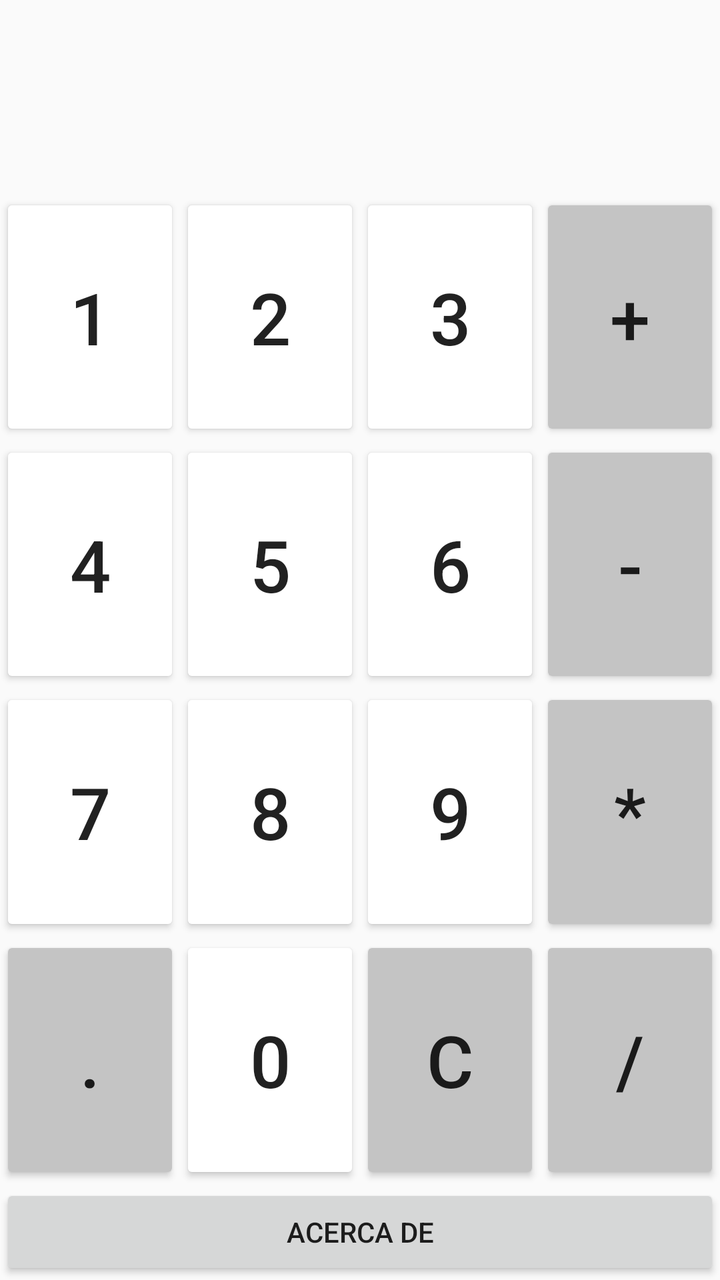
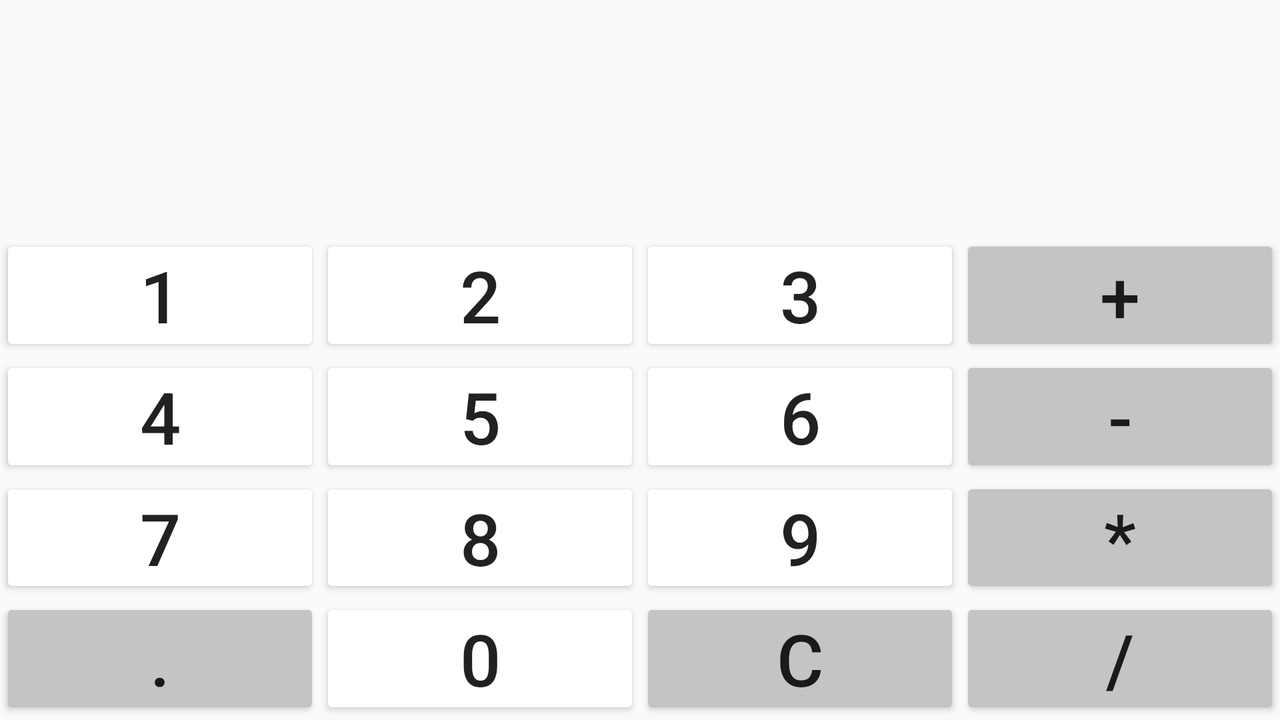

First picture: res/layout/ on a phone held upright. Second picture: the repository's own variant of that layout, on a device whose configuration matches the variant's folder. Source for both follows.
<!-- AndroidManifest.xml: application theme AppTheme -->
<!-- res/layout/activity_main.xml -->
<?xml version="1.0" encoding="utf-8"?>
<androidx.constraintlayout.widget.ConstraintLayout xmlns:android="http://schemas.android.com/apk/res/android"
    xmlns:app="http://schemas.android.com/apk/res-auto"
    xmlns:tools="http://schemas.android.com/tools"
    android:layout_width="match_parent"
    android:layout_height="match_parent"
    tools:context=".MainActivity">

    <TableLayout
        android:layout_width="match_parent"
        android:layout_height="match_parent"
        android:layout_marginStart="0dp"
        android:layout_marginTop="0dp"
        android:layout_marginEnd="0dp"
        android:backgroundTint="@color/divider"
        android:layout_marginBottom="0dp"
        android:gravity="center"
        android:stretchColumns="*"
        app:layout_constraintBottom_toBottomOf="parent"
        app:layout_constraintEnd_toEndOf="parent"
        app:layout_constraintStart_toStartOf="parent"
        app:layout_constraintTop_toTopOf="parent">

        <TextView
            android:id="@+id/operation"
            android:layout_width="match_parent"
            android:layout_height="wrap_content"
            android:text=""
            android:textColor="@color/secondary_text"
            android:textAlignment="textEnd"
            android:textIsSelectable="false"
            android:textSize="36sp"
            android:textStyle="bold" />

        <TextView
            android:id="@+id/result"
            android:layout_width="match_parent"
            android:layout_height="wrap_content"
            android:text=""
            android:textColor="@color/primary_text"
            android:textAlignment="textEnd"
            android:textIsSelectable="false"
            android:textSize="36sp"
            android:textStyle="bold" />

        <TableRow
            android:layout_width="match_parent"
            android:layout_height="match_parent"
            android:layout_weight="1">

            <Button
                android:id="@+id/button1"
                android:layout_width="wrap_content"
                android:layout_height="match_parent"
                android:backgroundTint="@color/icons"
                android:onClick="buttonClick"
                android:text="1"
                android:textSize="36sp" />

            <Button
                android:id="@+id/button2"
                android:layout_width="wrap_content"
                android:layout_height="match_parent"
                android:backgroundTint="@color/icons"
                android:onClick="buttonClick"
                android:text="2"
                android:textSize="36sp" />

            <Button
                android:id="@+id/button3"
                android:layout_width="wrap_content"
                android:layout_height="match_parent"
                android:backgroundTint="@color/icons"
                android:onClick="buttonClick"
                android:text="3"
                android:textSize="36sp" />

            <Button
                android:id="@+id/button_plus"
                android:layout_width="wrap_content"
                android:layout_height="match_parent"
                android:backgroundTint="@color/grayElements"
                android:onClick="buttonClick"
                android:text="+"
                android:textSize="36sp" />
        </TableRow>

        <TableRow
            android:layout_width="match_parent"
            android:layout_height="match_parent"
            android:layout_weight="1">

            <Button
                android:id="@+id/button4"
                android:layout_width="wrap_content"
                android:layout_height="match_parent"
                android:backgroundTint="@color/icons"
                android:onClick="buttonClick"
                android:text="4"
                android:textSize="36sp" />

            <Button
                android:id="@+id/button5"
                android:layout_width="wrap_content"
                android:layout_height="match_parent"
                android:backgroundTint="@color/icons"
                android:onClick="buttonClick"
                android:text="5"
                android:textSize="36sp" />

            <Button
                android:id="@+id/button6"
                android:layout_width="wrap_content"
                android:layout_height="match_parent"
                android:backgroundTint="@color/icons"
                android:onClick="buttonClick"
                android:text="6"
                android:textSize="36sp" />

            <Button
                android:id="@+id/button_less"
                android:layout_width="wrap_content"
                android:layout_height="match_parent"
                android:backgroundTint="@color/grayElements"
                android:onClick="buttonClick"
                android:text="-"
                android:textSize="36sp" />
        </TableRow>

        <TableRow
            android:layout_width="match_parent"
            android:layout_height="match_parent"
            android:layout_weight="1">

            <Button
                android:id="@+id/button7"
                android:layout_width="wrap_content"
                android:layout_height="match_parent"
                android:backgroundTint="@color/icons"
                android:onClick="buttonClick"
                android:text="7"
                android:textSize="36sp" />

            <Button
                android:id="@+id/button8"
                android:layout_width="wrap_content"
                android:layout_height="match_parent"
                android:backgroundTint="@color/icons"
                android:onClick="buttonClick"
                android:text="8"
                android:textSize="36sp" />

            <Button
                android:id="@+id/button9"
                android:layout_width="wrap_content"
                android:layout_height="match_parent"
                android:backgroundTint="@color/icons"
                android:onClick="buttonClick"
                android:text="9"
                android:textSize="36sp" />

            <Button
                android:id="@+id/button_times"
                android:layout_width="wrap_content"
                android:layout_height="match_parent"
                android:backgroundTint="@color/grayElements"
                android:onClick="buttonClick"
                android:text="*"
                android:textSize="36sp" />


        </TableRow>

        <TableRow
            android:layout_width="match_parent"
            android:layout_height="match_parent"
            android:layout_weight="1">

            <Button
                android:id="@+id/button_dot"
                android:layout_width="wrap_content"
                android:layout_height="match_parent"
                android:backgroundTint="@color/grayElements"
                android:onClick="buttonClick"
                android:text="."
                android:textSize="36sp" />

            <Button
                android:id="@+id/button0"
                android:layout_width="wrap_content"
                android:layout_height="match_parent"
                android:onClick="buttonClick"
                android:text="0"
                android:textSize="36sp"
                android:backgroundTint="@color/icons" />

            <Button
                android:id="@+id/button_clean"
                android:layout_width="wrap_content"
                android:layout_height="match_parent"
                android:backgroundTint="@color/grayElements"
                android:onClick="buttonClick"
                android:text="C"
                android:textSize="36sp" />


            <Button
                android:id="@+id/button_div"
                android:layout_width="wrap_content"
                android:layout_height="match_parent"
                android:backgroundTint="@color/grayElements"
                android:onClick="buttonClick"
                android:text="/"
                android:textSize="36sp" />
        </TableRow>



        <Button
            android:id="@+id/button_about"
            android:layout_width="wrap_content"
            android:layout_height="wrap_content"
            android:text="Acerca de" />

    </TableLayout>

</androidx.constraintlayout.widget.ConstraintLayout>
<!-- resources referenced by this layout -->
<resources>
  <color name="divider">#BDBDBD</color>
  <color name="grayElements">#C4C4C4</color>
  <color name="icons">#FFFFFF</color>
  <color name="primary_text">#212121</color>
  <color name="secondary_text">#757575</color>
  <style name="AppTheme" parent="Theme.AppCompat.Light.DarkActionBar">
          <item name="colorPrimary">@color/colorPrimary</item>
          <item name="colorPrimaryDark">@color/colorPrimaryDark</item>
          <item name="colorAccent">@color/colorAccent</item>
      </style>
  <color name="colorPrimary">#F44336</color>
  <color name="colorPrimaryDark">#D32F2F</color>
  <color name="colorAccent">#03A9F4</color>
</resources>
<!-- res/layout-land/activity_main.xml (the repository's variant of the layout above) -->
<!-- drawn on the phone turned sideways -->
<?xml version="1.0" encoding="utf-8"?>
<androidx.constraintlayout.widget.ConstraintLayout xmlns:android="http://schemas.android.com/apk/res/android"
    xmlns:app="http://schemas.android.com/apk/res-auto"
    xmlns:tools="http://schemas.android.com/tools"
    android:layout_width="match_parent"
    android:layout_height="match_parent"
    tools:context=".MainActivity">

    <TableLayout
        android:id="@+id/tableLayout"
        android:layout_width=""
        android:layout_height="match_parent"
        android:backgroundTint="@color/divider"
        android:dividerPadding="0dp"
        android:stretchColumns="*"
        app:layout_constraintBottom_toBottomOf="parent"
        app:layout_constraintEnd_toEndOf="parent"
        app:layout_constraintStart_toStartOf="parent"
        app:layout_constraintTop_toTopOf="parent">

        <LinearLayout
            android:layout_width="match_parent"
            android:layout_height="wrap_content"
            android:layout_marginEnd="10dp"
            android:orientation="vertical">

            <TextView
                android:id="@+id/operation"
                android:layout_width="match_parent"
                android:layout_height="wrap_content"
                android:text=""
                android:textAlignment="textEnd"
                android:textColor="@color/secondary_text"
                android:textIsSelectable="false"
                android:textSize="38sp"
                android:textStyle="bold" />

            <TextView
                android:id="@+id/result"
                android:layout_width="match_parent"
                android:layout_height="wrap_content"
                android:text=""
                android:textAlignment="textEnd"
                android:textColor="@color/primary_text"
                android:textIsSelectable="false"
                android:textSize="50sp"
                android:textStyle="bold" />

        </LinearLayout>


        <TableRow
            android:layout_width="match_parent"
            android:layout_height="0dp"
            android:layout_weight="0.2">

            <Button
                android:id="@+id/button1"
                android:layout_width="0dp"
                android:layout_height="match_parent"
                android:layout_weight="0.25"
                android:backgroundTint="@color/icons"
                android:onClick="buttonClick"
                android:padding="0dp"
                android:paddingStart="0dp"
                android:paddingLeft="0dp"
                android:paddingTop="0dp"
                android:paddingEnd="0dp"
                android:paddingRight="0dp"
                android:paddingBottom="0dp"
                android:text="1"
                android:textSize="36sp" />

            <Button
                android:id="@+id/button2"
                android:layout_width="0dp"
                android:layout_height="match_parent"
                android:layout_weight="0.25"
                android:backgroundTint="@color/icons"
                android:onClick="buttonClick"
                android:padding="0dp"
                android:paddingStart="0dp"
                android:paddingLeft="0dp"
                android:paddingTop="0dp"
                android:paddingEnd="0dp"
                android:paddingRight="0dp"
                android:paddingBottom="0dp"
                android:text="2"
                android:textSize="36sp" />

            <Button
                android:id="@+id/button3"
                android:layout_width="0dp"
                android:layout_height="match_parent"
                android:layout_weight="0.25"
                android:backgroundTint="@color/icons"
                android:onClick="buttonClick"
                android:padding="0dp"
                android:paddingStart="0dp"
                android:paddingLeft="0dp"
                android:paddingTop="0dp"
                android:paddingEnd="0dp"
                android:paddingRight="0dp"
                android:paddingBottom="0dp"
                android:text="3"
                android:textSize="36sp" />

            <Button
                android:id="@+id/button_plus"
                android:layout_width="0dp"
                android:layout_height="match_parent"
                android:layout_weight="0.25"
                android:backgroundTint="@color/grayElements"
                android:onClick="buttonClick"
                android:padding="0dp"
                android:paddingStart="0dp"
                android:paddingLeft="0dp"
                android:paddingTop="0dp"
                android:paddingEnd="0dp"
                android:paddingRight="0dp"
                android:paddingBottom="0dp"
                android:text="+"
                android:textSize="36sp" />
        </TableRow>

        <TableRow
            android:layout_width="match_parent"
            android:layout_height="0dp"
            android:layout_weight="0.2">

            <Button
                android:id="@+id/button4"
                android:layout_width="0dp"
                android:layout_height="match_parent"
                android:layout_weight="0.25"
                android:backgroundTint="@color/icons"
                android:onClick="buttonClick"
                android:padding="0dp"
                android:paddingStart="0dp"
                android:paddingLeft="0dp"
                android:paddingTop="0dp"
                android:paddingEnd="0dp"
                android:paddingRight="0dp"
                android:paddingBottom="0dp"
                android:text="4"
                android:textSize="36sp" />

            <Button
                android:id="@+id/button5"
                android:layout_width="0dp"
                android:layout_height="match_parent"
                android:layout_weight="0.25"
                android:backgroundTint="@color/icons"
                android:onClick="buttonClick"
                android:padding="0dp"
                android:paddingStart="0dp"
                android:paddingLeft="0dp"
                android:paddingTop="0dp"
                android:paddingEnd="0dp"
                android:paddingRight="0dp"
                android:paddingBottom="0dp"
                android:text="5"
                android:textSize="36sp" />

            <Button
                android:id="@+id/button6"
                android:layout_width="0dp"
                android:layout_height="match_parent"
                android:layout_weight="0.25"
                android:backgroundTint="@color/icons"
                android:onClick="buttonClick"
                android:padding="0dp"
                android:paddingStart="0dp"
                android:paddingLeft="0dp"
                android:paddingTop="0dp"
                android:paddingEnd="0dp"
                android:paddingRight="0dp"
                android:paddingBottom="0dp"
                android:text="6"
                android:textSize="36sp" />

            <Button
                android:id="@+id/button_less"
                android:layout_width="0dp"
                android:layout_height="match_parent"
                android:layout_weight="0.25"
                android:backgroundTint="@color/grayElements"
                android:onClick="buttonClick"
                android:padding="0dp"
                android:paddingStart="0dp"
                android:paddingLeft="0dp"
                android:paddingTop="0dp"
                android:paddingEnd="0dp"
                android:paddingRight="0dp"
                android:paddingBottom="0dp"
                android:text="-"
                android:textSize="36sp" />

        </TableRow>

        <TableRow
            android:layout_width="match_parent"
            android:layout_height="0dp"
            android:layout_weight="0.2">

            <Button
                android:id="@+id/button7"
                android:layout_width="0dp"
                android:layout_height="match_parent"
                android:layout_weight="0.25"
                android:backgroundTint="@color/icons"
                android:onClick="buttonClick"
                android:padding="0dp"
                android:paddingStart="0dp"
                android:paddingLeft="0dp"
                android:paddingTop="0dp"
                android:paddingEnd="0dp"
                android:paddingRight="0dp"
                android:paddingBottom="0dp"
                android:text="7"
                android:textSize="36sp" />

            <Button
                android:id="@+id/button8"
                android:layout_width="0dp"
                android:layout_height="match_parent"
                android:layout_weight="0.25"
                android:backgroundTint="@color/icons"
                android:onClick="buttonClick"
                android:padding="0dp"
                android:paddingStart="0dp"
                android:paddingLeft="0dp"
                android:paddingTop="0dp"
                android:paddingEnd="0dp"
                android:paddingRight="0dp"
                android:paddingBottom="0dp"
                android:text="8"
                android:textSize="36sp" />

            <Button
                android:id="@+id/button9"
                android:layout_width="0dp"
                android:layout_height="match_parent"
                android:layout_weight="0.25"
                android:backgroundTint="@color/icons"
                android:onClick="buttonClick"
                android:padding="0dp"
                android:paddingStart="0dp"
                android:paddingLeft="0dp"
                android:paddingTop="0dp"
                android:paddingEnd="0dp"
                android:paddingRight="0dp"
                android:paddingBottom="0dp"
                android:text="9"
                android:textSize="36sp" />

            <Button
                android:id="@+id/button_times"
                android:layout_width="0dp"
                android:layout_height="match_parent"
                android:layout_weight="0.25"
                android:backgroundTint="@color/grayElements"
                android:onClick="buttonClick"
                android:padding="0dp"
                android:paddingStart="0dp"
                android:paddingLeft="0dp"
                android:paddingTop="0dp"
                android:paddingEnd="0dp"
                android:paddingRight="0dp"
                android:paddingBottom="0dp"
                android:text="*"
                android:textSize="36sp" />

        </TableRow>

        <TableRow
            android:layout_width="match_parent"
            android:layout_height="0dp"
            android:layout_weight="0.2">

            <Button
                android:id="@+id/button_dot"
                android:layout_width="0dp"
                android:layout_height="match_parent"
                android:layout_weight="0.25"
                android:backgroundTint="@color/grayElements"
                android:onClick="buttonClick"
                android:padding="0dp"
                android:paddingStart="0dp"
                android:paddingLeft="0dp"
                android:paddingTop="0dp"
                android:paddingEnd="0dp"
                android:paddingRight="0dp"
                android:paddingBottom="0dp"
                android:text="."
                android:textSize="36sp" />

            <Button
                android:id="@+id/button0"
                android:layout_width="0dp"
                android:layout_height="match_parent"
                android:layout_weight="0.25"
                android:backgroundTint="@color/icons"
                android:onClick="buttonClick"
                android:padding="0dp"
                android:paddingStart="0dp"
                android:paddingLeft="0dp"
                android:paddingTop="0dp"
                android:paddingEnd="0dp"
                android:paddingRight="0dp"
                android:paddingBottom="0dp"
                android:text="0"
                android:textSize="36sp" />

            <Button
                android:id="@+id/button_clean"
                android:layout_width="0dp"
                android:layout_height="match_parent"
                android:layout_weight="0.25"
                android:backgroundTint="@color/grayElements"
                android:onClick="buttonClick"
                android:padding="0dp"
                android:paddingStart="0dp"
                android:paddingLeft="0dp"
                android:paddingTop="0dp"
                android:paddingEnd="0dp"
                android:paddingRight="0dp"
                android:paddingBottom="0dp"
                android:text="C"
                android:textSize="36sp" />


            <Button
                android:id="@+id/button_div"
                android:layout_width="0dp"
                android:layout_height="match_parent"
                android:layout_weight="0.25"
                android:backgroundTint="@color/grayElements"
                android:onClick="buttonClick"
                android:padding="0dp"
                android:paddingStart="0dp"
                android:paddingLeft="0dp"
                android:paddingTop="0dp"
                android:paddingEnd="0dp"
                android:paddingRight="0dp"
                android:paddingBottom="0dp"
                android:text="/"
                android:textSize="36sp" />
        </TableRow>
    </TableLayout>

    <LinearLayout
        android:id="@+id/extra_buttons"
        android:layout_width="wrap_content"
        android:layout_height="match_parent"
        android:orientation="vertical"
        app:layout_constraintBottom_toBottomOf="parent"
        app:layout_constraintEnd_toStartOf="@id/tableLayout"
        app:layout_constraintStart_toEndOf="parent"
        app:layout_constraintTop_toTopOf="parent">

        <Button
            android:id="@+id/buttonX"
            android:layout_width="50dp"
            android:layout_height="0dp"
            android:layout_weight="0.25"
            android:backgroundTint="@color/icons"
            android:onClick="buttonClick"
            android:text="X"
            android:textSize="36sp" />
    </LinearLayout>



</androidx.constraintlayout.widget.ConstraintLayout>
